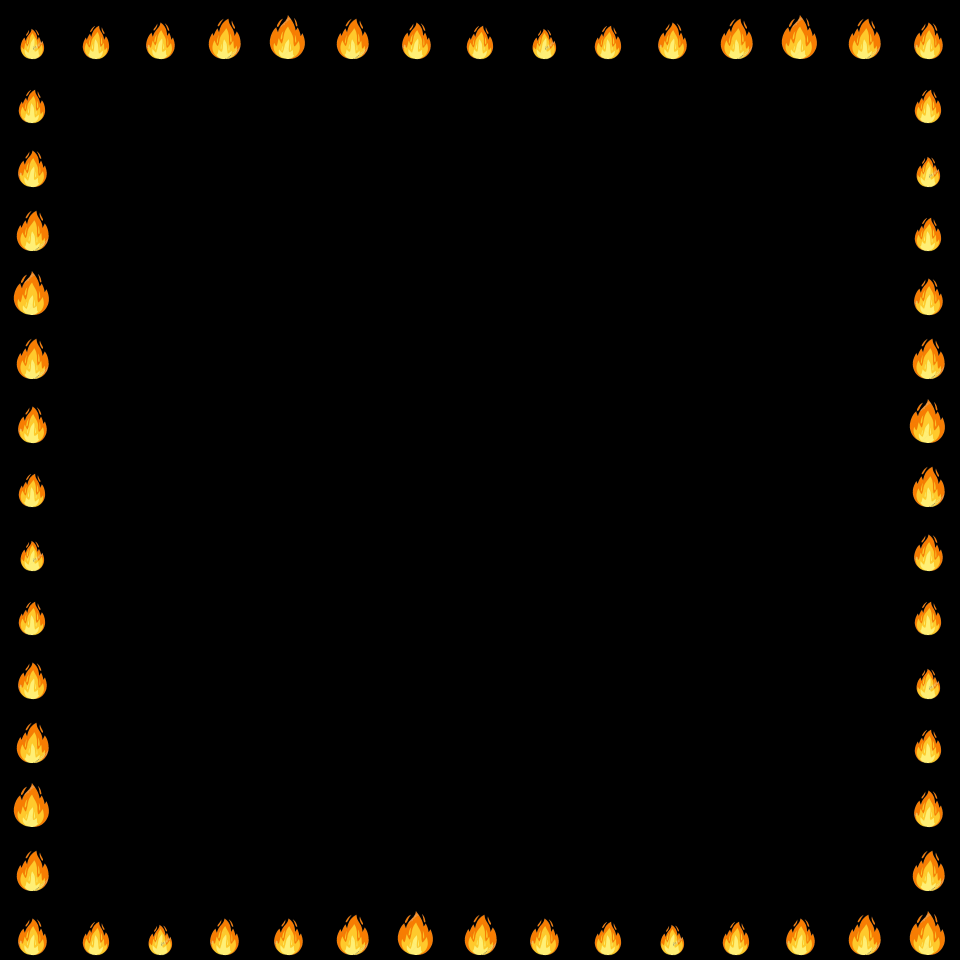

This game map was drawn from its Tiled (.tmx) file and the tilesets committed beside it. A one-line description and the full map source follow:
An orthogonal 15x15 tile map with 64x64 px tiles, 2 tile layers (Tile Layer 1, Tile Layer 2).

<map version="1.10" tiledversion="1.10.2" orientation="orthogonal" renderorder="right-down" width="15" height="15" tilewidth="64" tileheight="64" infinite="0" nextlayerid="3" nextobjectid="1">
 <tileset firstgid="1" name="Level3" tilewidth="64" tileheight="64" tilecount="6" columns="0">
  <grid orientation="orthogonal" width="1" height="1" />
  <tile id="0">
   <image width="64" height="64" source="base_tile.png" />
  </tile>
  <tile id="1">
   <image width="64" height="64" source="fire8.png" />
  </tile>
  <tile id="2">
   <image width="64" height="64" source="fire7.png" />
  </tile>
  <tile id="3">
   <image width="64" height="64" source="fire6.png" />
  </tile>
  <tile id="4">
   <image width="64" height="64" source="fire5.png" />
  </tile>
  <tile id="5">
   <image width="64" height="64" source="fire4.png" />
  </tile>
 </tileset>
 <layer id="1" name="Tile Layer 1" width="15" height="15">
  <data encoding="csv">
1,1,1,1,1,1,1,1,1,1,1,1,1,1,1,
1,1,1,1,1,1,1,1,1,1,1,1,1,1,1,
1,1,1,1,1,1,1,1,1,1,1,1,1,1,1,
1,1,1,1,1,1,1,1,1,1,1,1,1,1,1,
1,1,1,1,1,1,1,1,1,1,1,1,1,1,1,
1,1,1,1,1,1,1,1,1,1,1,1,1,1,1,
1,1,1,1,1,1,1,1,1,1,1,1,1,1,1,
1,1,1,1,1,1,1,1,1,1,1,1,1,1,1,
1,1,1,1,1,1,1,1,1,1,1,1,1,1,1,
1,1,1,1,1,1,1,1,1,1,1,1,1,1,1,
1,1,1,1,1,1,1,1,1,1,1,1,1,1,1,
1,1,1,1,1,1,1,1,1,1,1,1,1,1,1,
1,1,1,1,1,1,1,1,1,1,1,1,1,1,1,
1,1,1,1,1,1,1,1,1,1,1,1,1,1,1,
1,1,1,1,1,1,1,1,1,1,1,1,1,1,1
</data>
 </layer>
 <layer id="2" name="Tile Layer 2" width="15" height="15">
  <data encoding="csv">
6,5,4,3,2,3,4,5,6,5,4,3,2,3,4,
5,0,0,0,0,0,0,0,0,0,0,0,0,0,5,
4,0,0,0,0,0,0,0,0,0,0,0,0,0,6,
3,0,0,0,0,0,0,0,0,0,0,0,0,0,5,
2,0,0,0,0,0,0,0,0,0,0,0,0,0,4,
3,0,0,0,0,0,0,0,0,0,0,0,0,0,3,
4,0,0,0,0,0,0,0,0,0,0,0,0,0,2,
5,0,0,0,0,0,0,0,0,0,0,0,0,0,3,
6,0,0,0,0,0,0,0,0,0,0,0,0,0,4,
5,0,0,0,0,0,0,0,0,0,0,0,0,0,5,
4,0,0,0,0,0,0,0,0,0,0,0,0,0,6,
3,0,0,0,0,0,0,0,0,0,0,0,0,0,5,
2,0,0,0,0,0,0,0,0,0,0,0,0,0,4,
3,0,0,0,0,0,0,0,0,0,0,0,0,0,3,
4,5,6,4,4,3,2,3,4,5,6,5,4,3,2
</data>
 </layer>
</map>
